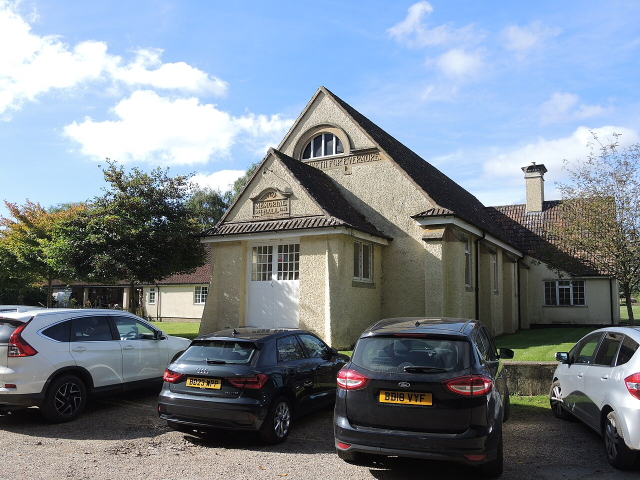
#> input picture outputs/shuttle_capability/hard_negatives/raw/hn_001.jpg, 1280 x 960 px (shown at 1/2 size); its folder holds only this picture in this run
$ python 05_contact_sheet.py
#> lines starting #> are read from the running program, lines starting #| are printed output that depends on the picture; after the words box and inside, x2 and y2 are one past the last pixel; in counts of white or black regions, pixels touching at a corner belong together
import argparse, csv, math
from pathlib import Path
import cv2, numpy as np
p = argparse.ArgumentParser(); p.add_argument('--repo', default='/home/T7/ojh/robot_sim'); p.add_argument('--cols', type=int, default=8); p.add_argument('--tile', type=int, default=260)
a = p.parse_args()
repo = Path(a.repo)
src = repo / 'outputs/shuttle_capability/real_images/raw'
files = sorted(src.glob('*.jpg')) + sorted(src.glob('*.png'))
cols = a.cols; tile = a.tile
rows = math.ceil(len(files) / cols)
sheet = np.full((rows * tile, cols * tile, 3), 30, np.uint8)
for i, f in enumerate(files):
    img = cv2.imread(str(f))
#> img is the input picture: shape (960, 1280, 3); mean B, G, R 143.3, 133.1, 122.8
    if img is None: continue
    h, w = img.shape[:2]; s = tile / max(h, w)
#> after `h, w = img.shape[:2]`: h = 960; w = 1280
#> after `s = tile / max(h, w)`: s = 0.203
    r = cv2.resize(img, (int(w*s), int(h*s)))
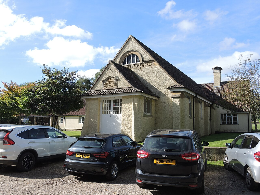
#> r: shape (195, 260, 3); mean B, G, R 143.2, 133, 122.8
    y, x = (i // cols) * tile, (i % cols) * tile
    sheet[y:y+r.shape[0], x:x+r.shape[1]] = r
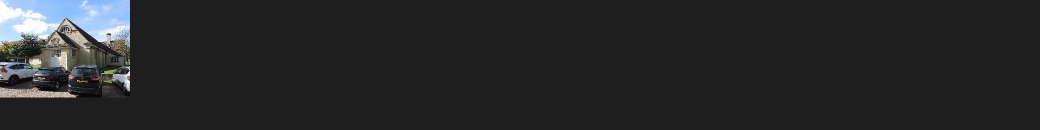
#> sheet: shape (260, 2080, 3) (shown at 1/2 size); mean B, G, R 40.6, 39.7, 38.7
    cv2.putText(sheet, f'#{i:02d}', (x+4, y+16), cv2.FONT_HERSHEY_SIMPLEX, 0.5, (0,255,255), 1)
#> sheet: shape (260, 2080, 3); 0.02% of pixels changed, all inside (x1, y1, x2, y2) = (6, 6, 35, 21)
out = repo / 'outputs/shuttle_capability/visualizations/real_images_contact_sheet.png'
out.parent.mkdir(parents=True, exist_ok=True)
cv2.imwrite(str(out), sheet)
print('files:', len(files), '-> ', out, sheet.shape)
#| files: 1 ->  /home/T7/ojh/robot_sim/outputs/shuttle_capability/visualizations/real_images_contact_sheet.png (260, 2080, 3)

$ run again, on outputs/shuttle_capability/hard_negatives/raw/hn_021.jpg
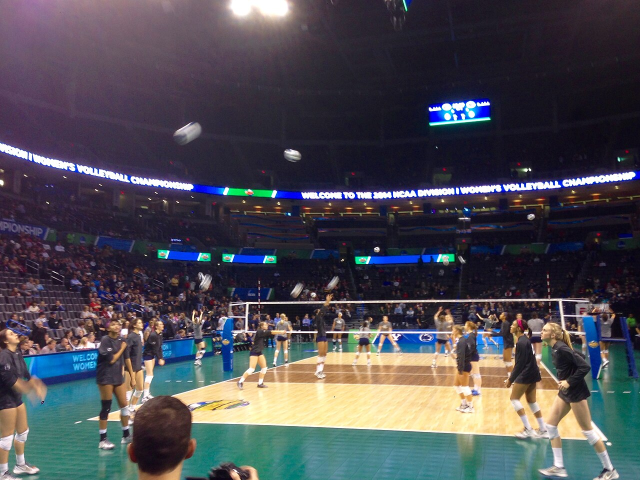
#> input picture outputs/shuttle_capability/hard_negatives/raw/hn_021.jpg, 1280 x 960 px (shown at 1/2 size)
#> img is the input picture: shape (960, 1280, 3); mean B, G, R 83.3, 75.8, 76.4
#> `r = cv2.resize(img, (int(w*s), int(h*s)))`:
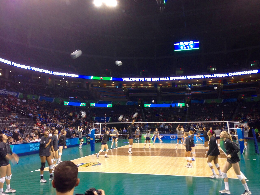
#> r: shape (195, 260, 3); mean B, G, R 83.1, 75.7, 76.2
#> `sheet[y:y+r.shape[0], x:x+r.shape[1]] = r`:
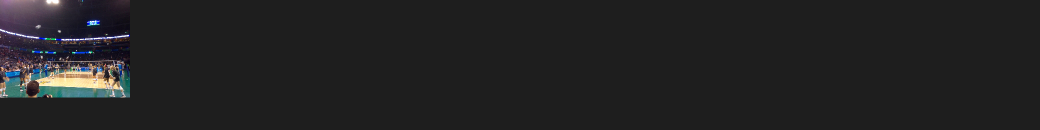
#> sheet: shape (260, 2080, 3) (shown at 1/2 size); mean B, G, R 35, 34.3, 34.3
#| files: 1 ->  /home/T7/ojh/robot_sim/outputs/shuttle_capability/visualizations/real_images_contact_sheet.png (260, 2080, 3)

$ run again, on outputs/shuttle_capability/hard_negatives/raw/hn_022.jpg
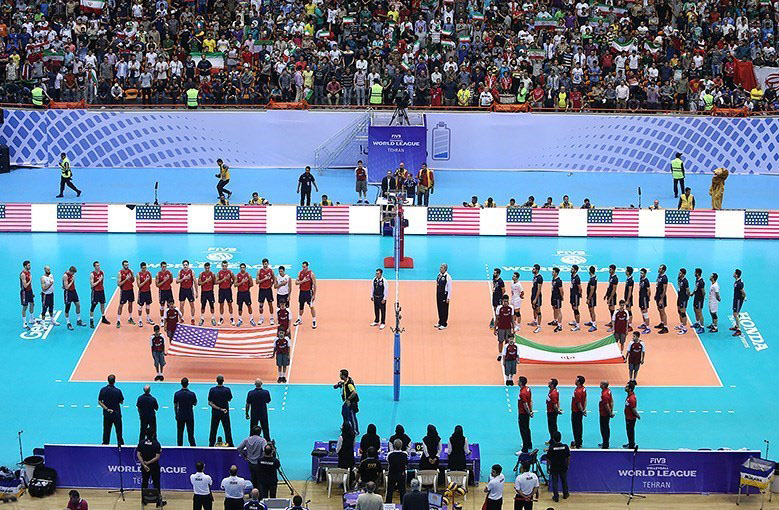
#> input picture outputs/shuttle_capability/hard_negatives/raw/hn_022.jpg, 779 x 510 px
#> img is the input picture: shape (510, 779, 3); mean B, G, R 153.6, 133.8, 111.8
#> `r = cv2.resize(img, (int(w*s), int(h*s)))`:
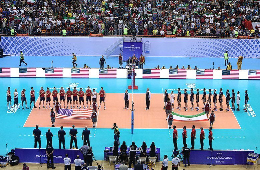
#> r: shape (170, 260, 3); mean B, G, R 153.9, 134.1, 112.1
#> `sheet[y:y+r.shape[0], x:x+r.shape[1]] = r`:
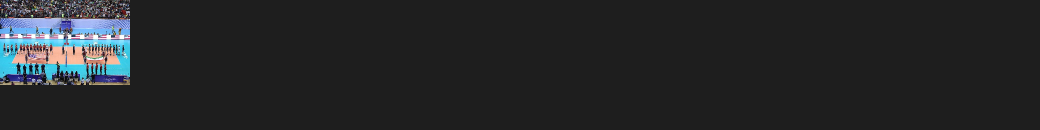
#> sheet: shape (260, 2080, 3) (shown at 1/2 size); mean B, G, R 40.1, 38.5, 36.7
#| files: 1 ->  /home/T7/ojh/robot_sim/outputs/shuttle_capability/visualizations/real_images_contact_sheet.png (260, 2080, 3)

$ run again, on outputs/shuttle_capability/hard_negatives/raw/hn_024.jpg
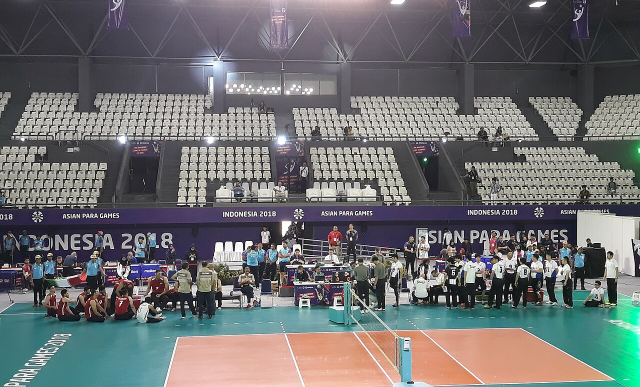
#> input picture outputs/shuttle_capability/hard_negatives/raw/hn_024.jpg, 1280 x 774 px (shown at 1/2 size)
#> img is the input picture: shape (774, 1280, 3); mean B, G, R 112, 110.9, 109.8
#> `r = cv2.resize(img, (int(w*s), int(h*s)))`:
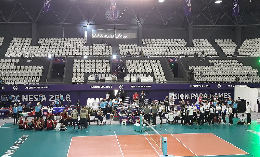
#> r: shape (157, 260, 3); mean B, G, R 111.8, 110.7, 109.6
#> `sheet[y:y+r.shape[0], x:x+r.shape[1]] = r`:
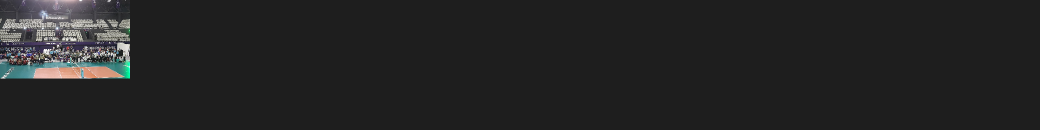
#> sheet: shape (260, 2080, 3) (shown at 1/2 size); mean B, G, R 36.2, 36.1, 36
#| files: 1 ->  /home/T7/ojh/robot_sim/outputs/shuttle_capability/visualizations/real_images_contact_sheet.png (260, 2080, 3)
